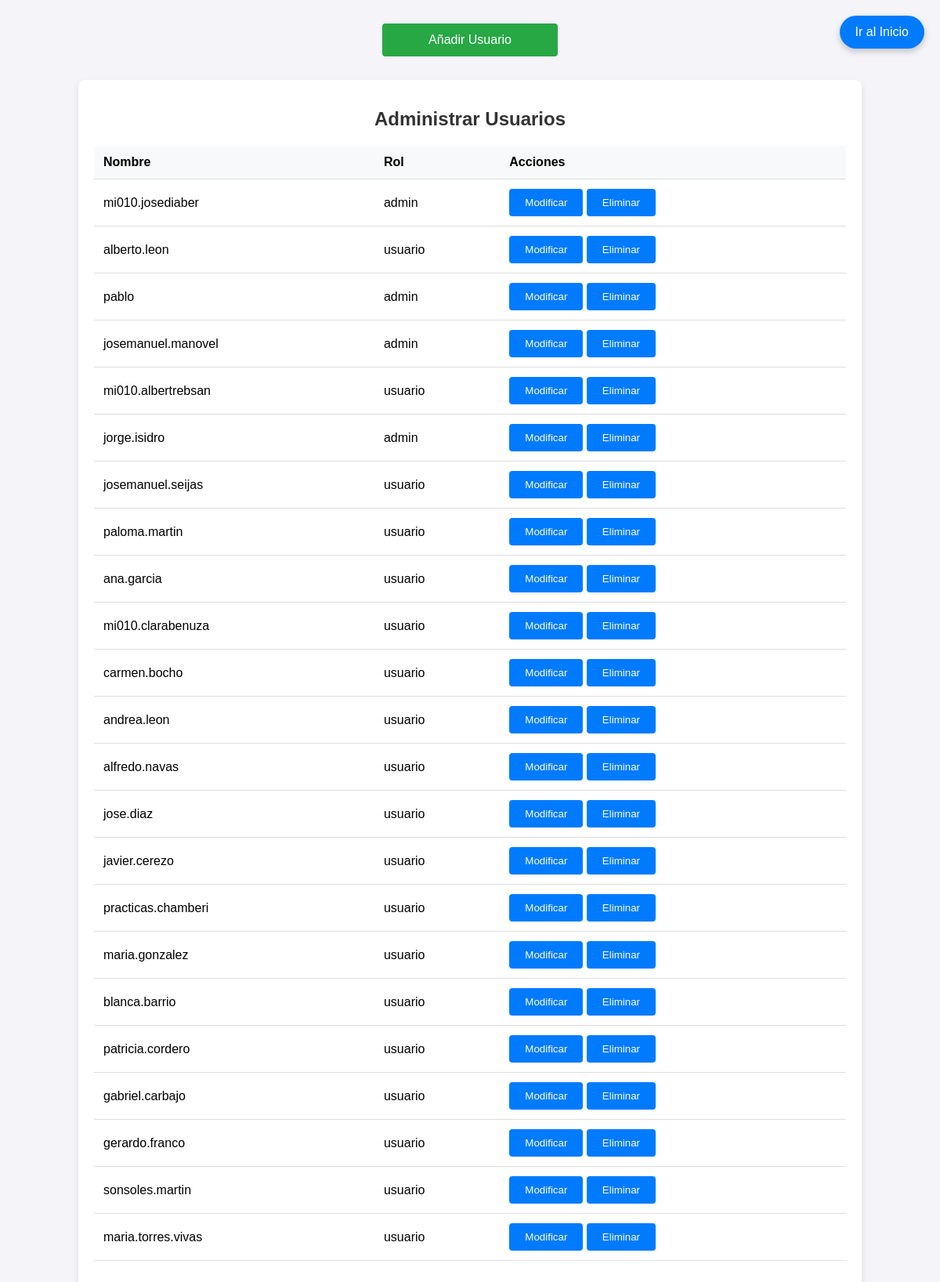
Page /administrar_usuarios.php on the earlier database version.
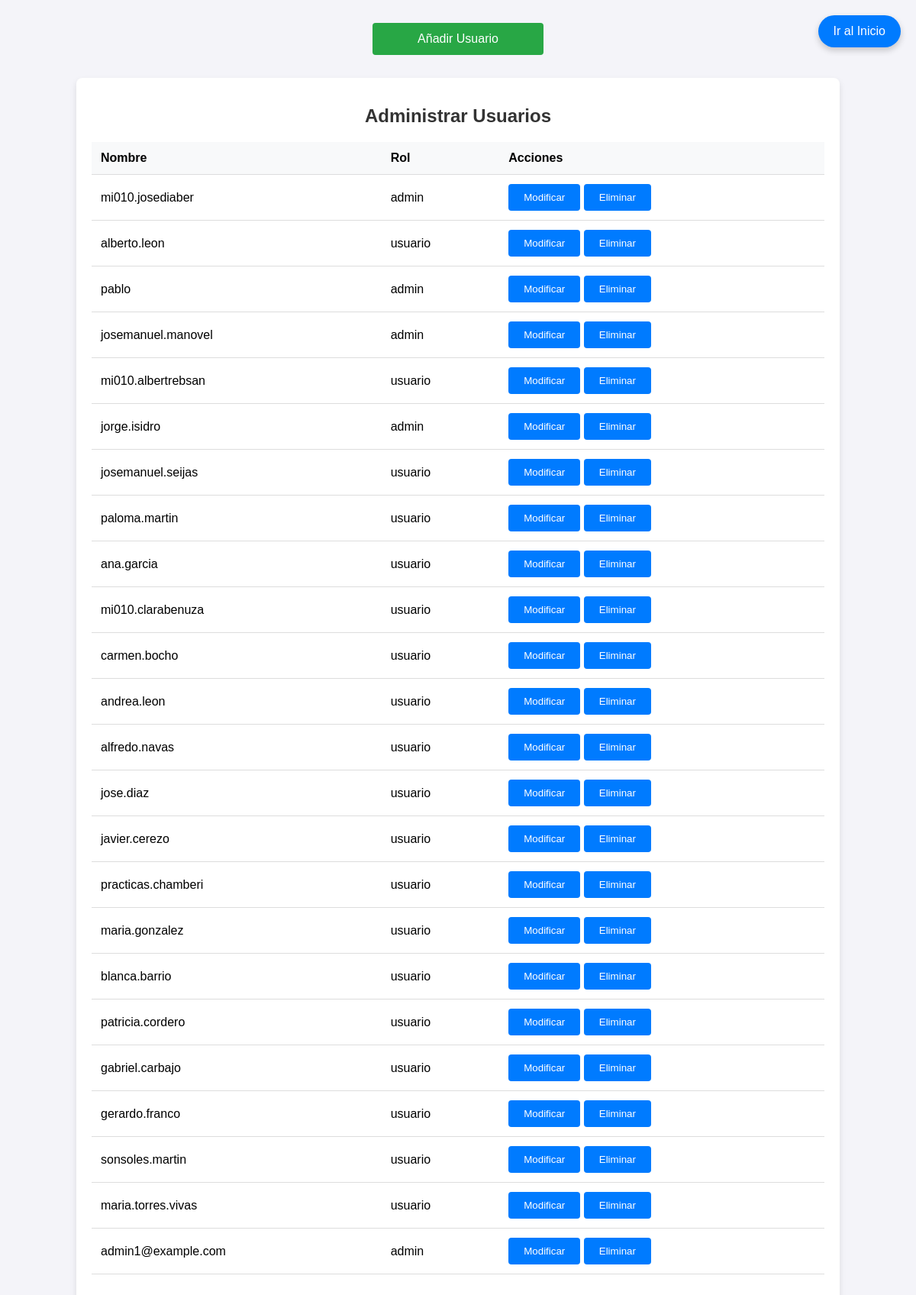
Same page on the later database version.
### tables this page shows
CREATE TABLE `usuarios` (
  `id_usuario` int(11) NOT NULL AUTO_INCREMENT,
  `nombre` varchar(100) NOT NULL,
  `fecha_registro` timestamp NOT NULL DEFAULT current_timestamp(),
  `rol_id` int(11) NOT NULL DEFAULT 3,
  PRIMARY KEY (`id_usuario`)
);

CREATE TABLE `roles` (
  `id` int(11) NOT NULL AUTO_INCREMENT,
  `nombre` varchar(255) NOT NULL,
  PRIMARY KEY (`id`)
);

### administrar_usuarios.php (the view, shortened to what this page needs)
<?php
require __DIR__ . '/config_local.php';
$query = "SELECT u.id_usuario, u.nombre, r.nombre AS rol
          FROM usuarios u
          LEFT JOIN roles r ON u.rol_id = r.id";
$result = mysqli_query($conn, $query);
?>
<!DOCTYPE html>
<html lang="es">
<head>
</head>
<body>
<a href="añadir_usuario.php" class="btn-añadir-usuario">Añadir Usuario</a>
<a href="index.php" class="btn-ir-al-inicio">Ir al Inicio</a>
<div class="container">
    <h1>Administrar Usuarios</h1>
    <table>
        <thead>
            <tr>
                <th>Nombre</th>
                <th>Rol</th>
                <th>Acciones</th>
            </tr>
        </thead>
        <tbody>
            <?php
                if (mysqli_num_rows($result) > 0) {
                    while ($user = mysqli_fetch_assoc($result)) {
                        echo "<tr>";
                        echo "<td>" . htmlspecialchars($user['nombre']) . "</td>";
                        if (empty($user['rol']) || $user['rol'] == "0") {
                            echo "<td>usuario</td>";
                        } else {
                            echo "<td>" . htmlspecialchars($user['rol']) . "</td>";
                        }
                        echo "<td>
                                <a href='editar_usuario.php?id=" . $user['id_usuario'] . "'><button>Modificar</button></a>
                                <a href='eliminar_usuario.php?id=" . $user['id_usuario'] . "'><button>Eliminar</button></a>
                            </td>";
                        echo "</tr>";
                    }
                } else {
                    echo "<tr><td colspan='4'>No hay usuarios disponibles</td></tr>";
                }
            ?>
        </tbody>
    </table>
</div>
</body>
</html>

### administrar_usuarios.php (style rules this page uses)
body { font-family: 'Arial', sans-serif; background-color: #f4f4f9; margin: 0; padding: 0; }
.container { width: 80%; margin: 30px auto; padding: 20px; background-color: #ffffff; box-shadow: 0 4px 8px rgba(0, 0, 0, 0.1); border-radius: 8px; }
h1 { text-align: center; color: #333; font-size: 24px; }
table { width: 100%; margin: 20px 0; border-collapse: collapse; }
th, td { padding: 12px; text-align: left; border-bottom: 1px solid #ddd; }
th { background-color: #f8f9fa; }
button { background-color: #007bff; color: white; padding: 10px 20px; border: none; border-radius: 4px; cursor: pointer; }
.btn-añadir-usuario { display: block; width: 200px; margin: 30px auto; background-color: #28a745; color: white; padding: 12px; text-align: center; border-radius: 4px; text-decoration: none; }
.btn-ir-al-inicio { position: fixed; top: 20px; right: 20px; background-color: #007bff; color: white; font-size: 16px; padding: 12px 20px; border-radius: 50px; text-decoration: none; box-shadow: 0 4px 8px rgba(0, 0, 0, 0.2); transition: background-color 0.3s ease; }

Differences in the rows shown:
added usuarios: nombre "admin1@example.com", rol.nombre "admin"
